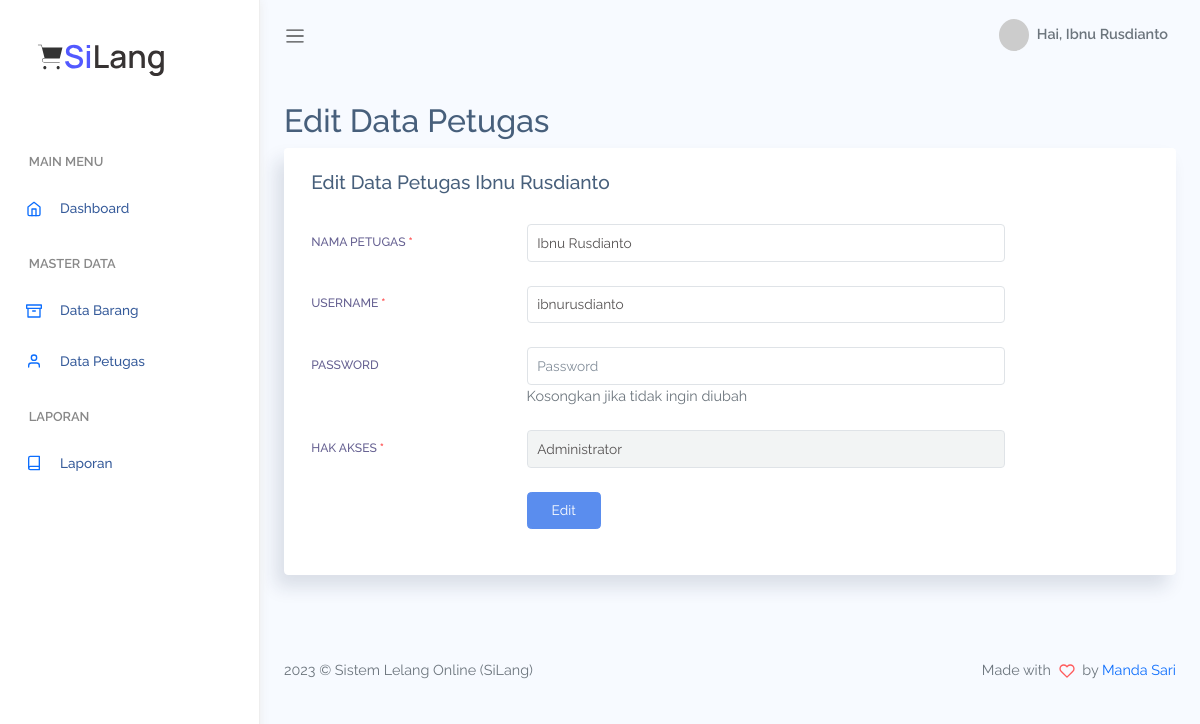
The app's page /petugas/edit/7 (signed in) with its own data.
### tables this page shows
CREATE TABLE `tb_petugas` (
  `id_petugas` int(11) NOT NULL,
  `nama_petugas` varchar(25) NOT NULL,
  `username` varchar(25) NOT NULL,
  `password` varchar(255) NOT NULL,
  `id_level` int(11) NOT NULL
);

### app/core/Controller.php (called while the page is built, shortened)
<?php
class Controller
{
    public function view(string $view, ?array $data = [])
    {
        require_once '../app/views/' . $view . '.php';
    }
    public function model(string $model)
    {
        return new $model;
    }
}

### app/controllers/Petugas.php (called while the page is built, shortened)
<?php
class Petugas extends Controller
{
    public function edit(int $id)
    {
        $data['title'] = 'Edit Data Petugas';
        $data['dataPetugas'] = $this->model('M_petugas')->getDataPetugasById(id: $id);
        $this->view('page/backend/petugas/edit', $data);
    }
}

### app/core/App.php (called while the page is built, shortened)
<?php
class App
{
    public function __construct(protected $controller = 'Home', protected $method = 'index', protected $params = [])
    {
        $url = $this->parseURL();
        if (isset($url[0])) {
            if (file_exists('../app/controllers/' . $url[0] . '.php')) {
                unset($url[0]);
            } else {
                http_response_code(404);
                require_once '../app/views/page/errors/404.php';
            }
        }
        $this->controller = new $this->controller;
        if (isset($url[1])) {
            if (method_exists($this->controller, $url[1])) {
                $this->method = $url[1];
                unset($url[1]);
            }
        }
        if (!empty($url)) {
            $this->params = array_values($url);
        }
        call_user_func_array([$this->controller, $this->method], $this->params);
    }
    public function parseURL()
    {
        if (isset($_GET['url'])) {
            $url = rtrim($_GET['url'], '/');
            $url = filter_var($url, FILTER_SANITIZE_URL);
            $url = explode('/', $url);
            return $url;
        }
    }
}

### public/index.php (called while the page is built, shortened)
<?php
$app = new App;

### app/core/Database.php (called while the page is built, shortened)
<?php
class Database
{
    private $host = DB_HOST;
    private $user = DB_USER;
    private $pass = DB_PASS;
    private $dbnm = DB_NAME;
    private $dbh;
    private $stmt;
    public function __construct()
    {
        $dsn = 'mysql:host=' . $this->host . ';dbname=' . $this->dbnm;
        $option = [
            PDO::ATTR_PERSISTENT => true,
            PDO::ATTR_ERRMODE => PDO::ERRMODE_EXCEPTION
        ];
        try {
            $this->dbh = new PDO($dsn, $this->user, $this->pass, $option);
        } catch (PDOException $e) {
            die($e->getMessage());
        }
    }
    public function query($query)
    {
        $this->stmt = $this->dbh->prepare($query);
    }
    public function bind($param, $value, $type = null)
    {
        if (is_null($type)) {
            match (true) {
                is_int($value) => $type = PDO::PARAM_INT,
                is_bool($value) => $type = PDO::PARAM_BOOL,
                is_null($value) => $type = PDO::PARAM_NULL,
                default => $type = PDO::PARAM_STR
            };
        }
        $this->stmt->bindValue($param, $value, $type);
    }
    public function execute()
    {
        $this->stmt->execute();
    }
    public function single()
    {
        $this->execute();
        return $this->stmt->fetch(PDO::FETCH_ASSOC);
    }
}

### app/models/M_petugas.php (called while the page is built, shortened)
<?php
class M_petugas
{
    private $table = "tb_petugas";
    private $db;
    public function __construct()
    {
        $this->db = new Database;
    }
    public function getDataPetugasById(int $id)
    {
        $this->db->query("SELECT * FROM $this->table WHERE id_petugas=:id");
        $this->db->bind('id', $id);
        return $this->db->single();
    }
}

### app/views/page/backend/petugas/edit.php (the view)
<div class="main-content container-fluid">
    <div class="page-title">
        <div class="row">
            <div class="col-12 col-md-6 order-md-1 order-last">
                <h3><?= $data['title'] ?></h3>
            </div>
        </div>
    </div>
    <section class="section">
        <div class="card">
            <div class="card-header">
                <h4 class="card-title"><?= $data['title'] . ' ' . $data['dataPetugas']['nama_petugas'] ?></h4>
            </div>
            <div class="card-body">
                <form method="POST" action="<?= BASE_URL ?>/petugas/update/<?= $data['dataPetugas']['id_petugas'] ?>">
                    <div class="form-group row mb-4">
                        <label for="nama-petugas" class="col-form-label text-md-right col-12 col-md-3 col-lg-3">Nama Petugas <span class="text-danger fw-bold">*</span></label>
                        <div class="col-sm-12 col-md-7">
                            <input type="text" id="nama-petugas" name="nama_petugas" class="form-control" value="<?= $data['dataPetugas']['nama_petugas'] ?>" placeholder="Nama Petugas" autocomplete="off" required>
                        </div>
                    </div>
                    <div class="form-group row mb-4">
                        <label for="username" class="col-form-label text-md-right col-12 col-md-3 col-lg-3">Username <span class="text-danger fw-bold">*</span></label>
                        <div class="col-sm-12 col-md-7">
                            <input type="text" id="username" name="username" class="form-control" placeholder="Username" value="<?= $data['dataPetugas']['username'] ?>" autocomplete="off" required>
                        </div>
                    </div>
                    <div class="form-group row mb-4">
                        <label for="password" class="col-form-label text-md-right col-12 col-md-3 col-lg-3">Password </label>
                        <div class="col-sm-12 col-md-7">
                            <input type="password" id="password" name="password" class="form-control" placeholder="Password" autocomplete="off">
                            <div class="text-muted">Kosongkan jika tidak ingin diubah</div>
                        </div>
                    </div>
                    <div class="form-group row mb-4">
                        <label for="hak-akses" class="col-form-label text-md-right col-12 col-md-3 col-lg-3">Hak Akses <span class="text-danger fw-bold">*</span></label>
                        <div class="col-sm-12 col-md-7">
                            <select id="hak-akses" name="hak_akses" class="form-control" required>
                                <?php
                                $i = 0;
                                $hakAkses = ['-- Pilih --', 'Administrator', 'Petugas'];
                                foreach ($hakAkses as $ha) {
                                ?>
                                    <option <?= $i == $data['dataPetugas']['id_level'] ? 'selected' : '' ?> value="<?= $i ?>"><?= $ha ?></option>
                                <?php $i++;
                                } ?>
                            </select>
                        </div>
                    </div>
                    <div class="form-grup row mb-4">
                        <label class="col-form-label text-md-right col-12 col-md-3 col-lg-3"></label>
                        <div class="col-sm-12 col-md-7">
                            <button type="submit" name="submit" class="btn btn-primary">Edit</button>
                        </div>
                    </div>
                </form>
            </div>
        </div>
    </section>
</div>

### public/assets/css/app.css (style rules this page uses)
* { font-family:Raleway }
#main .main-content { padding:2rem 1.5rem }
#main .main-content .page-title h3 { font-size:2rem }
a,button { outline:0 }
.btn.btn-danger,.btn.btn-dark,.btn.btn-info,.btn.btn-light,.btn.btn-link,.btn.btn-primary,.btn.btn-secondary,.btn.btn-success,.btn.btn-warning { color:#fff }
.form-group { margin-bottom:.7rem }
.form-group label { font-size:.755rem;text-transform:uppercase;color:rgba(35,28,99,.7);font-weight:500 }
.card { box-shadow:-8px 12px 18px 0 rgba(25,42,70,.13);margin-bottom:2.2rem }
.card .card-header { border:none }
.card .card-header h4 { font-size:1.2rem }
.card .card-header~.card-body { padding-top:0 }
.card .card-title { font-size:1.2rem }
.card .card-body { padding:1.4rem 1.7rem }

### records on screen
tb_petugas: nama_petugas "Ibnu Rusdianto", username "ibnurusdianto", hak_akses "Administrator"

### other values on screen
$nama "Ibnu Rusdianto"
$data['title'] "Edit Data Petugas"
APP_NAME "Sistem Lelang Online (SiLang)"
AUTHOR "Manda Sari"
